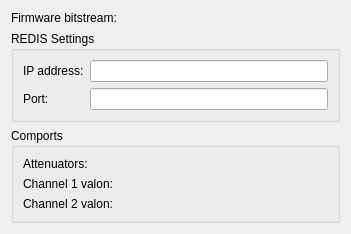
<?xml version="1.0" encoding="UTF-8"?>
<ui version="4.0">
 <class>RFSOCAdvancedSettingsWidget</class>
 <widget class="QWidget" name="RFSOCAdvancedSettingsWidget">
  <property name="geometry">
   <rect>
    <x>0</x>
    <y>0</y>
    <width>351</width>
    <height>232</height>
   </rect>
  </property>
  <property name="windowTitle">
   <string>Form</string>
  </property>
  <layout class="QFormLayout" name="formLayout_3">
   <item row="0" column="0">
    <widget class="QLabel" name="label_2">
     <property name="text">
      <string>Firmware bitstream:</string>
     </property>
    </widget>
   </item>
   <item row="2" column="0" colspan="2">
    <widget class="QGroupBox" name="redis_GroupBox">
     <property name="title">
      <string>REDIS Settings</string>
     </property>
     <layout class="QFormLayout" name="formLayout_2">
      <item row="0" column="0">
       <widget class="QLabel" name="redis_ip_label">
        <property name="minimumSize">
         <size>
          <width>0</width>
          <height>0</height>
         </size>
        </property>
        <property name="toolTip">
         <string>Choose a list of resonant frequencies</string>
        </property>
        <property name="whatsThis">
         <string>List of tones of resonant frequencies</string>
        </property>
        <property name="text">
         <string>IP address:</string>
        </property>
        <property name="alignment">
         <set>Qt::AlignmentFlag::AlignLeading|Qt::AlignmentFlag::AlignLeft|Qt::AlignmentFlag::AlignVCenter</set>
        </property>
       </widget>
      </item>
      <item row="1" column="0">
       <widget class="QLabel" name="redis_port_label">
        <property name="minimumSize">
         <size>
          <width>0</width>
          <height>0</height>
         </size>
        </property>
        <property name="text">
         <string>Port:</string>
        </property>
       </widget>
      </item>
      <item row="0" column="1">
       <widget class="QLineEdit" name="lineEdit"/>
      </item>
      <item row="1" column="1">
       <widget class="QLineEdit" name="lineEdit_2"/>
      </item>
     </layout>
    </widget>
   </item>
   <item row="0" column="1">
    <widget class="FileUploadWidget" name="bitstream_fileUploadWidget" native="true"/>
   </item>
   <item row="3" column="0" colspan="2">
    <widget class="QGroupBox" name="comport_groupBox">
     <property name="title">
      <string>Comports</string>
     </property>
     <layout class="QFormLayout" name="formLayout">
      <item row="0" column="0">
       <widget class="QLabel" name="comport_atten_label">
        <property name="text">
         <string>Attenuators:</string>
        </property>
       </widget>
      </item>
      <item row="0" column="1">
       <widget class="FileUploadWidget" name="comport_atten_fileUploadWidget" native="true"/>
      </item>
      <item row="1" column="0">
       <widget class="QLabel" name="comport_channel1_label">
        <property name="text">
         <string>Channel 1 valon:</string>
        </property>
       </widget>
      </item>
      <item row="2" column="0">
       <widget class="QLabel" name="comport_channel2_label">
        <property name="text">
         <string>Channel 2 valon:</string>
        </property>
       </widget>
      </item>
      <item row="1" column="1">
       <widget class="FileUploadWidget" name="comport_channel1_fileUploadWidger" native="true"/>
      </item>
      <item row="2" column="1">
       <widget class="FileUploadWidget" name="comport_channel2_fileUploadWidget" native="true"/>
      </item>
     </layout>
    </widget>
   </item>
  </layout>
 </widget>
 <customwidgets>
  <customwidget>
   <class>FileUploadWidget</class>
   <extends>QWidget</extends>
   <header>rfsocinterface.ui.file_upload</header>
   <container>1</container>
  </customwidget>
 </customwidgets>
 <resources/>
 <connections/>
</ui>
